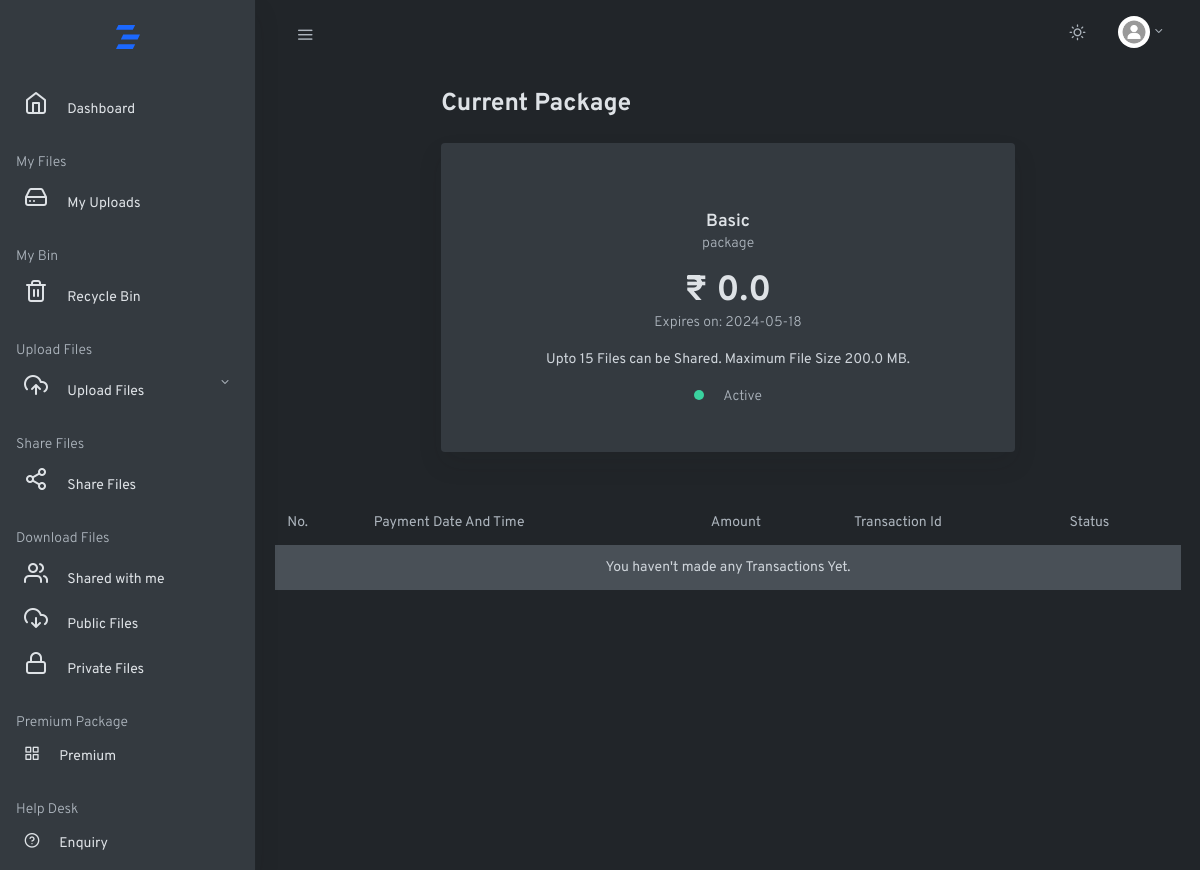
The app's page /mypackage (signed in) with its own data.
### myapp/models.py (models this page shows, shortened)
class Userpackagedetails(models.Model):
    userid = models.ForeignKey(Login, on_delete=models.CASCADE)
    premium_package_id = models.ForeignKey(Package, models.CASCADE)
    package_status = models.CharField(max_length=60, choices=[('active', 'ACTIVE'),
                                                              ('expired', 'EXPIRED')])
    package_purchase_date = models.DateTimeField(auto_now=True)
    package_expiry_date = models.CharField(max_length=60)

class Package(models.Model):
    package_type = models.CharField(max_length=60)
    package_publish_date_time = models.DateTimeField(auto_now=True)
    package_status = models.CharField(max_length=60)
    max_uploads = models.IntegerField(blank=True, default=-1)
    file_size = models.BigIntegerField(blank=True, default=-1)
    package_price = models.FloatField()
    package_duration = models.IntegerField()
    package_description = models.TextField()

### myapp/views.py (the view)
# urls.py: path('mypackage', views.my_package, name="my_package"),
def my_package(request):
    uid = request.session.get("login_id")
    if uid:
        try:
            user_package_details = Userpackagedetails.objects.get(userid=uid, package_status='active')
            payment_details = Payment.objects.filter(userid=Login(id=uid))
            return render(request, "my_package.html", {'package': user_package_details,  'payment': payment_details})
        except:
            pass
    return redirect(login)

### myapp/templates/my_package.html (shortened to what this page needs)
{% extends 'base.html'%}
{% block content %}
<main role="main" class="main-content">
        <div class="container-fluid">
          <div class="row justify-content-center">
            <div class="col-12 col-lg-10 col-xl-8">
              <h2 class="h3 mb-4 page-title">Current Package</h2>
                <div class="card-deck my-4">
                <div class="card mb-4 shadow">
                  <div class="card-body text-center my-4">
                    <a href="#">
                      <h3 class="h5 mt-4 mb-0">{{package.premium_package_id.package_type}}</h3>
                    </a>
                    <p class="text-muted">package</p>
                    <span class="h1 mb-0">₹ {{package.premium_package_id.package_price}}</span>
                    <p class="text-muted">Expires on: {{package.package_expiry_date}}</p>
                    <ul class="list-unstyled">
                      <li>{{package.premium_package_id.package_description}}</li>
                    </ul>
                    <span class="dot dot-lg bg-success"></span>
                    <span class="text-muted ml-3">Active</span>
                  </div>
                </div>
              </div>
              </div>
               <table class="table table-borderless table-striped">
                <thead>
                  <tr role="row">
                    <th>No.</th>
                    <th>Payment Date And Time</th>
                    <th>Amount</th>
                    <th>Transaction Id</th>
                    <th>Status</th>
                  </tr>
                </thead>
                <tbody>
                {% if payment %}
                  {% for pay in payment %}
                    <tr>
                      <th scope="col">{{ forloop.counter }}</th>
                      <td>{{ pay.package_purchase_date }}</td>
                      <td>{{pay.amount}}</td>
                      <td>{{pay.transactionid}}</td>
                      {% if pay.payment_status == "completed" %}
                      <td><span class="dot dot-lg bg-success mr-2"></span>Paid</td>
                      {% else %}
                      <td><span class="dot dot-lg bg-danger mr-2"></span>False</td>
                      {% endif %}
                      <!--<td>
                        <div class="dropdown">
                          <button class="btn btn-sm dropdown-toggle more-vertical" type="button" data-toggle="dropdown" aria-haspopup="true" aria-expanded="false">
                            <span class="text-muted sr-only">Action</span>
                          </button>
                          <div class="dropdown-menu dropdown-menu-right">
                            <a class="dropdown-item" href="#">Edit</a>
                            <a class="dropdown-item" href="#">Remove</a>
                            <a class="dropdown-item" href="#">Assign</a>
                          </div>
                        </div>
                      </td>-->
                    </tr>
                  {% endfor %}
                {% else %}
                  <tr>
                    <td colspan="5" style="text-align:center">You haven't made any Transactions Yet.</td>
                  </tr>
                {% endif %}
                </tbody>
              </table>
            </div>
          </div>
        </div>
{% endblock %}

### records on screen
Userpackagedetails: premium_package_id.package_type "Basic", premium_package_id.package_price "0.0", package_expiry_date "2024-05-18", premium_package_id.package_description "Upto 15 Files can be Shared. Maximum File Size 200.0 MB."
